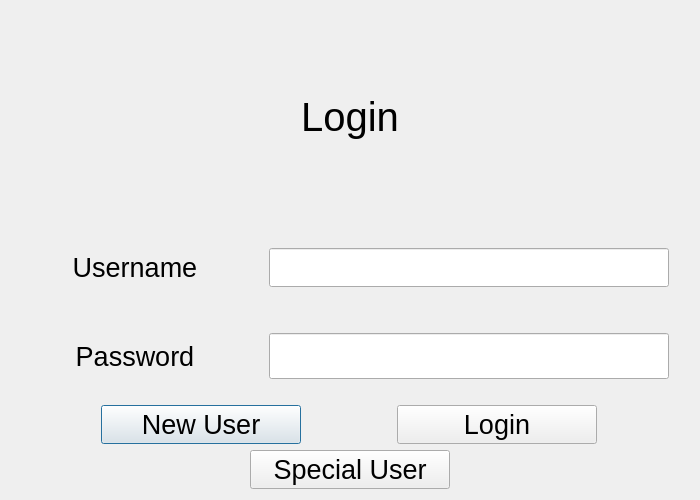
<?xml version="1.0" encoding="UTF-8"?>
<ui version="4.0">
 <class>Dialog</class>
 <widget class="QDialog" name="Dialog">
  <property name="geometry">
   <rect>
    <x>0</x>
    <y>0</y>
    <width>700</width>
    <height>500</height>
   </rect>
  </property>
  <property name="sizePolicy">
   <sizepolicy hsizetype="Fixed" vsizetype="Fixed">
    <horstretch>0</horstretch>
    <verstretch>0</verstretch>
   </sizepolicy>
  </property>
  <property name="windowTitle">
   <string>Dialog</string>
  </property>
  <property name="styleSheet">
   <string notr="true"/>
  </property>
  <layout class="QVBoxLayout" name="verticalLayout">
   <item>
    <widget class="QLabel" name="label">
     <property name="font">
      <font>
       <pointsize>30</pointsize>
      </font>
     </property>
     <property name="text">
      <string>Login</string>
     </property>
     <property name="alignment">
      <set>Qt::AlignCenter</set>
     </property>
    </widget>
   </item>
   <item>
    <layout class="QHBoxLayout" name="horizontalLayout_2">
     <property name="spacing">
      <number>30</number>
     </property>
     <property name="leftMargin">
      <number>20</number>
     </property>
     <property name="topMargin">
      <number>20</number>
     </property>
     <property name="rightMargin">
      <number>20</number>
     </property>
     <property name="bottomMargin">
      <number>20</number>
     </property>
     <item>
      <widget class="QLabel" name="label_5">
       <property name="font">
        <font>
         <pointsize>20</pointsize>
        </font>
       </property>
       <property name="text">
        <string>Username</string>
       </property>
       <property name="alignment">
        <set>Qt::AlignCenter</set>
       </property>
      </widget>
     </item>
     <item>
      <widget class="QLineEdit" name="lineEdit_username">
       <property name="maximumSize">
        <size>
         <width>400</width>
         <height>16777215</height>
        </size>
       </property>
       <property name="font">
        <font>
         <pointsize>20</pointsize>
        </font>
       </property>
      </widget>
     </item>
    </layout>
   </item>
   <item>
    <layout class="QHBoxLayout" name="horizontalLayout_3">
     <property name="spacing">
      <number>30</number>
     </property>
     <property name="leftMargin">
      <number>20</number>
     </property>
     <property name="topMargin">
      <number>20</number>
     </property>
     <property name="rightMargin">
      <number>20</number>
     </property>
     <property name="bottomMargin">
      <number>20</number>
     </property>
     <item>
      <widget class="QLabel" name="label_6">
       <property name="font">
        <font>
         <pointsize>20</pointsize>
        </font>
       </property>
       <property name="text">
        <string>Password</string>
       </property>
       <property name="alignment">
        <set>Qt::AlignCenter</set>
       </property>
      </widget>
     </item>
     <item>
      <widget class="QLineEdit" name="lineEdit_passowrd">
       <property name="maximumSize">
        <size>
         <width>400</width>
         <height>46</height>
        </size>
       </property>
       <property name="font">
        <font>
         <pointsize>20</pointsize>
        </font>
       </property>
      </widget>
     </item>
    </layout>
   </item>
   <item>
    <layout class="QHBoxLayout" name="horizontalLayout">
     <item>
      <widget class="QPushButton" name="pButton_newUser">
       <property name="sizePolicy">
        <sizepolicy hsizetype="Maximum" vsizetype="Fixed">
         <horstretch>0</horstretch>
         <verstretch>0</verstretch>
        </sizepolicy>
       </property>
       <property name="maximumSize">
        <size>
         <width>200</width>
         <height>16777215</height>
        </size>
       </property>
       <property name="font">
        <font>
         <pointsize>20</pointsize>
        </font>
       </property>
       <property name="text">
        <string>New User</string>
       </property>
      </widget>
     </item>
     <item>
      <widget class="QPushButton" name="pButton_login">
       <property name="sizePolicy">
        <sizepolicy hsizetype="Maximum" vsizetype="Fixed">
         <horstretch>0</horstretch>
         <verstretch>0</verstretch>
        </sizepolicy>
       </property>
       <property name="maximumSize">
        <size>
         <width>200</width>
         <height>16777215</height>
        </size>
       </property>
       <property name="font">
        <font>
         <pointsize>20</pointsize>
        </font>
       </property>
       <property name="text">
        <string>Login</string>
       </property>
      </widget>
     </item>
    </layout>
   </item>
   <item alignment="Qt::AlignHCenter">
    <widget class="QPushButton" name="pButton_specialUser">
     <property name="sizePolicy">
      <sizepolicy hsizetype="Maximum" vsizetype="Fixed">
       <horstretch>0</horstretch>
       <verstretch>0</verstretch>
      </sizepolicy>
     </property>
     <property name="minimumSize">
      <size>
       <width>200</width>
       <height>0</height>
      </size>
     </property>
     <property name="maximumSize">
      <size>
       <width>200</width>
       <height>16777215</height>
      </size>
     </property>
     <property name="font">
      <font>
       <pointsize>20</pointsize>
      </font>
     </property>
     <property name="text">
      <string>Special User</string>
     </property>
    </widget>
   </item>
  </layout>
 </widget>
 <resources/>
 <connections/>
</ui>
